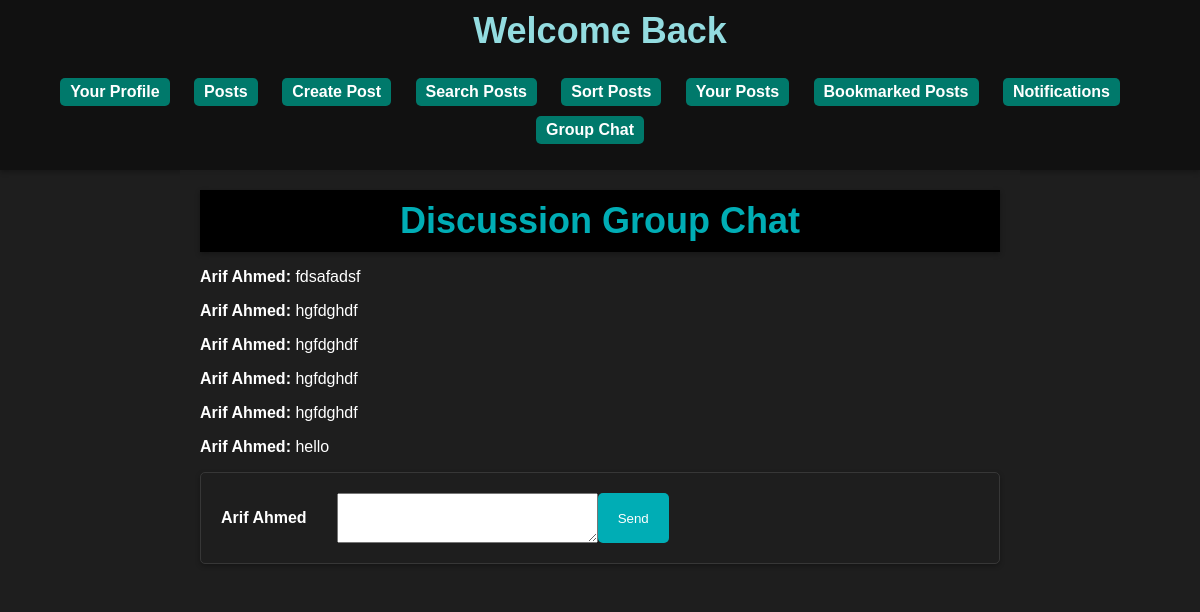
/users/teertho/chat (signed in), run on an earlier commit of the app's database.
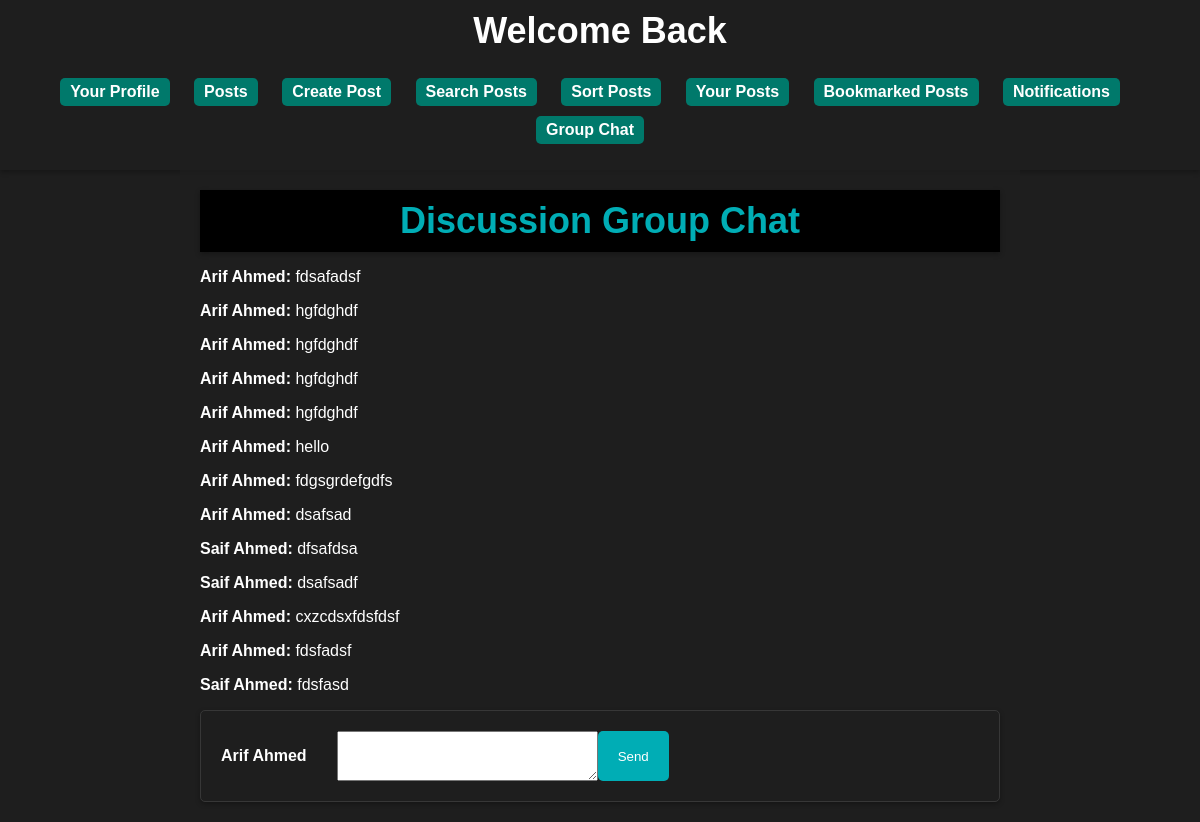
And on a later commit of the database.
### users/models.py (models this page shows)
class Discussion(models.Model):
    user = models.ForeignKey(Register, on_delete=models.CASCADE)
    message = models.CharField(max_length=1000)

class Register(models.Model):
    username=models.CharField(max_length=30)
    email=models.EmailField()
    password=models.CharField(max_length=100)
    nid=models.IntegerField()

### users/views.py (the view)
# urls.py: path('<str:username>/chat', views.group_chat, name='group_chat'),
@csrf_exempt
def group_chat(request, username):
    username = request.session['username']
    user = Register.objects.get(username=username)
    if(request.method == "POST"):
        chat = request.POST['sendtext']
        ins = Discussion(user=user, message=chat)
        ins.save()
    discussions = Discussion.objects.all()
    return render(request, 'discussion.html', {'username': username, 'dis':discussions})

### users/templates/discussion.html (shortened to what this page needs)
{% extends 'profile_base.html' %}
{% block content %}
<body style="background-image: url('/static/bg11-.gif'); background-size: cover;">
    <header>
        <h1>Discussion Group Chat</h1>
    </header>
    <div class="chats">
        {% for i in dis %}
        <p><strong>{{i.user.username}}: </strong>{{i.message}}</p>
        {%endfor%}
    </div>
    <div class="inpbox">
        <form method="post" style="display: flex;">
            <p><strong>{{username}}</strong></p>
            <div style="display: flex; justify-content: baseline; margin-left: 30px;">
            <textarea name="sendtext" id="" cols="30" rows="2"></textarea>
            <button type="submit">Send</button>
            </div>
        </form>
    </div>
</body>
{% endblock %}

### users/templates/profile_base.html (shortened to what this page needs)
<!DOCTYPE html>
<html>
<head>
    {% load static %}
    <link rel="stylesheet" type="text/css" href="{% static 'style.css' %}">
</head>
<body>
    <header>
        <h1>Welcome Back</h1>
        <nav>
            <ul>
                <li><a href="{% url 'users_profile' username=username %}">Your Profile</a></li>
                <li><a href="{% url 'show_posts' username=username %}">Posts</a></li>
                <li><a href="{% url 'create_post' username=username %}">Create Post</a></li>
                <li><a href="{% url 'search' username=username %}">Search Posts</a></li>
                <li><a href="{% url 'sort'  %}">Sort Posts</a></li>
                <li><a href="{% url 'own_posts' username=username %}">Your Posts</a></li>
                <li><a href="{% url 'bookmarked' username=username %}">Bookmarked Posts</a></li>
                <li><a href="{% url 'notifications' username=username %}">Notifications</a></li>
                <li><a href="{% url 'group_chat' username=username %}">Group Chat</a></li>
            </ul>
        </nav>
    </header>
    <main>
        {% block content %}{% endblock %}
    </main>
</body>
</html>

### users/static/style.css (style rules this page uses)
body { font-family: Arial, sans-serif; margin: 0; padding: 0; background: #1E1E1E; color: #fff; }
header { background-color: #000; color: #00ADB5; text-align: center; padding: 10px; box-shadow: 0 2px 5px rgba(0, 0, 0, 0.3); transition: background 0.3s, color 0.3s; }
header h1 { margin: 0; font-size: 36px; transition: font-size 0.3s; }
nav ul { list-style: none; padding: 0; text-align: center; }
nav ul li { display: inline; margin-right: 20px; transition: transform 0.3s; }
nav ul li a { text-decoration: none; color: #fff; font-weight: bold; transition: color 0.3s; }
main { max-width: 800px; margin: 0 auto; padding: 20px; background: rgba(30, 30, 30, 0.7); color: #fff; transition: background 0.3s; }
form { background: rgba(30, 30, 30, 0.7); color: #fff; padding: 20px; border: 1px solid #373737; border-radius: 5px; box-shadow: 0 2px 5px rgba(0, 0, 0, 0.3); transition: background 0.3s; }
button { background: #00ADB5; color: #fff; padding: 10px 20px; border: none; border-radius: 5px; cursor: pointer; transition: background 0.3s; }
a { display: inline-block; padding: 5px 10px; background-color: #00796B; color: #fff; text-decoration: none; border-radius: 5px; margin-top: 10px; transition: background 0.3s; }

What changed in the data, as far as the page shows it:
added Discussion: user.username "Arif Ahmed", message "fdgsgrdefgdfs"
added Discussion: user.username "Arif Ahmed", message "dsafsad"
added Discussion: user.username "Saif Ahmed", message "dfsafdsa"
added Discussion: user.username "Saif Ahmed", message "dsafsadf"
added Discussion: user.username "Arif Ahmed", message "cxzcdsxfdsfdsf"
added Discussion: user.username "Arif Ahmed", message "fdsfadsf"
added Discussion: user.username "Saif Ahmed", message "fdsfasd"
